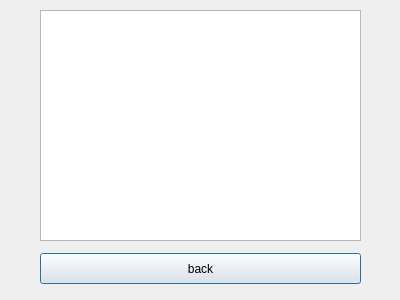
<?xml version="1.0" encoding="UTF-8"?>
<ui version="4.0">
 <class>about_info</class>
 <widget class="QDialog" name="about_info">
  <property name="geometry">
   <rect>
    <x>0</x>
    <y>0</y>
    <width>400</width>
    <height>300</height>
   </rect>
  </property>
  <property name="windowTitle">
   <string>Dialog</string>
  </property>
  <widget class="QTextBrowser" name="textBrowser">
   <property name="geometry">
    <rect>
     <x>40</x>
     <y>10</y>
     <width>321</width>
     <height>231</height>
    </rect>
   </property>
  </widget>
  <widget class="QPushButton" name="back_button">
   <property name="geometry">
    <rect>
     <x>40</x>
     <y>253</y>
     <width>321</width>
     <height>31</height>
    </rect>
   </property>
   <property name="text">
    <string>back</string>
   </property>
  </widget>
 </widget>
 <resources/>
 <connections/>
</ui>
